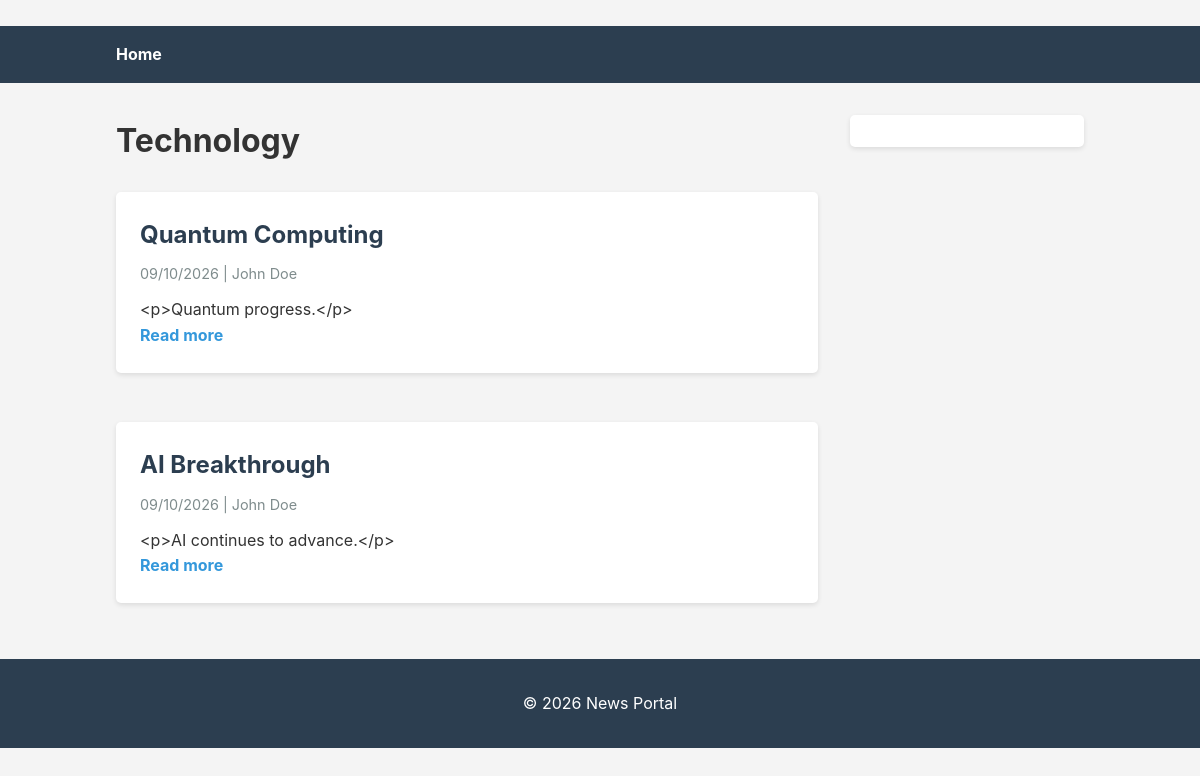
Page /news/category/1/ on the committed database.
### news/models.py (models this page shows, shortened)
class Category(models.Model):
    name = models.CharField(max_length=100)
    slug = models.SlugField(max_length=120, unique=True, blank=True)
    class Meta:
        ordering = ['name']
        verbose_name_plural = 'Categories'

class Article(models.Model):
    title = models.CharField(max_length=250)
    slug = models.SlugField(max_length=280, unique=True, blank=True)
    content = models.TextField()
    published_at = models.DateTimeField()
    image = models.ImageField(upload_to='articles/', blank=True, null=True)
    author = models.ForeignKey(Author, on_delete=models.CASCADE, related_name='articles')
    categories = models.ManyToManyField(Category, related_name='articles', blank=True)
    class Meta:
        ordering = ['-published_at']

class Author(models.Model):
    name = models.CharField(max_length=150)
    bio = models.TextField(blank=True)
    photo = models.ImageField(upload_to='authors/', blank=True, null=True)
    class Meta:
        ordering = ['name']

### news/views.py (the view)
# urls.py: path('category/<int:pk>/', views.category_detail, name='category_detail'),
def category_detail(request, pk):
    category = get_object_or_404(Category, pk=pk)
    articles = category.articles.select_related('author').prefetch_related('categories')
    return render(request, 'news/category_detail.html', {
        'category': category,
        'articles': articles,
    })

### templates/news/category_detail.html (shortened to what this page needs)
﻿{% extends 'base.html' %}
{% block content %}
    <h1>{{ category.name }}</h1>
    {% for article in articles %}
        {% include 'news/_article_card.html' %}
    {% empty %}
        <p>No articles in this category.</p>
    {% endfor %}
{% endblock %}

### templates/news/_article_card.html (shortened to what this page needs)
﻿{% load static %}
<div class="article-card">
    <h2><a href="{% url 'news:article_detail' article.pk %}">{{ article.title }}</a></h2>
    <p class="meta">{{ article.published_at|date:"d/m/Y" }} | {{ article.author.name }}</p>
    <p>{{ article.content|truncatewords:30 }}</p>
    <a href="{% url 'news:article_detail' article.pk %}" class="read-more">Read more</a>
</div>

### static/css/style.css (style rules this page uses)
body { font-family: -apple-system, BlinkMacSystemFont, 'Segoe UI', 'Roboto', 'Oxygen', 'Ubuntu', 'Cantarell', 'Fira Sans', 'Droid Sans', 'Helvetica Neue', sans-serif; line-height: 1.6; background-color: #f4f4f4; color: #333; }
.article-card { background-color: white; padding: 1.5rem; margin-bottom: 1.5rem; border-radius: 5px; box-shadow: 0 2px 5px rgba(0,0,0,0.1); }
.article-card h2 { margin-bottom: 0.5rem; }
.article-card h2 a { color: #2c3e50; text-decoration: none; }
.meta { color: #7f8c8d; font-size: 0.9rem; margin-bottom: 0.75rem; }
.read-more { color: #3498db; text-decoration: none; font-weight: bold; }

### rows in the picture
Category: name "Technology"
Article: title "Quantum Computing", published_at "09/10/2026", author.name "John Doe", content "<p>Quantum progress.</p>"
Article: title "AI Breakthrough", published_at "09/10/2026", author.name "John Doe", content "<p>AI continues to advance.</p>"
